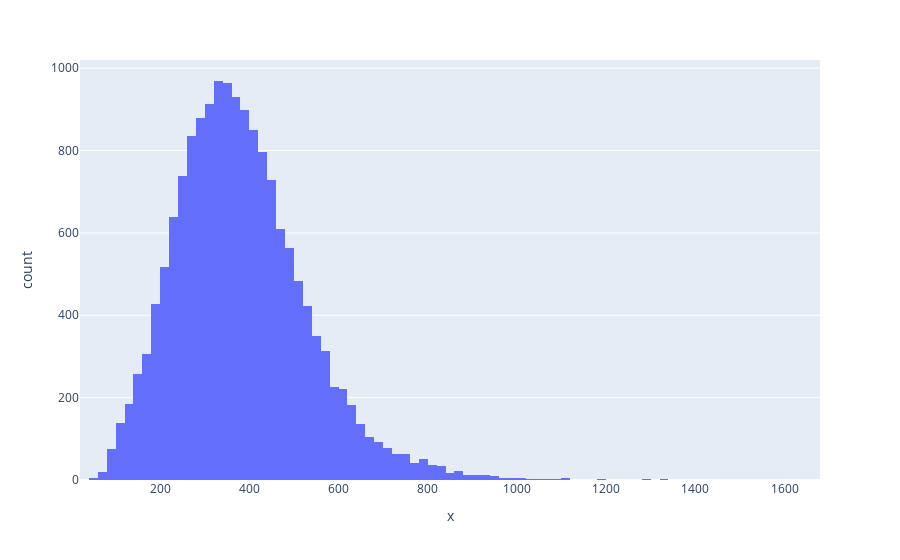

Notebook source saved alongside this figure:
### Code cell
# visualize the distribution of number of words in a text
import plotly.express as px
fig = px.histogram(x = [len(nltk.word_tokenize(x)) for x in df.clean_joined], nbins = 100)
fig.show()

### Figure 1 — Plotly figure (JSON) as saved in the notebook; plotly's stock layout.template omitted (floating-point values rounded to 4 significant figures; data arrays with more than 128 entries replaced by an {"elided": "..."} marker saying what was removed)
{"data": [{"alignmentgroup": "True", "bingroup": "x", "hovertemplate": "x=%{x}<br>count=%{y}<extra></extra>", "legendgroup": "", "marker": {"color": "#636efa"}, "name": "", "nbinsx": 100, "offsetgroup": "", "orientation": "v", "showlegend": false, "type": "histogram", "x": {"elided": "16270 int values"}, "xaxis": "x", "yaxis": "y"}], "layout": {"barmode": "relative", "legend": {"tracegroupgap": 0}, "margin": {"t": 60}, "xaxis": {"anchor": "y", "domain": [0, 1], "title": {"text": "x"}}, "yaxis": {"anchor": "x", "domain": [0, 1], "title": {"text": "count"}}}}
